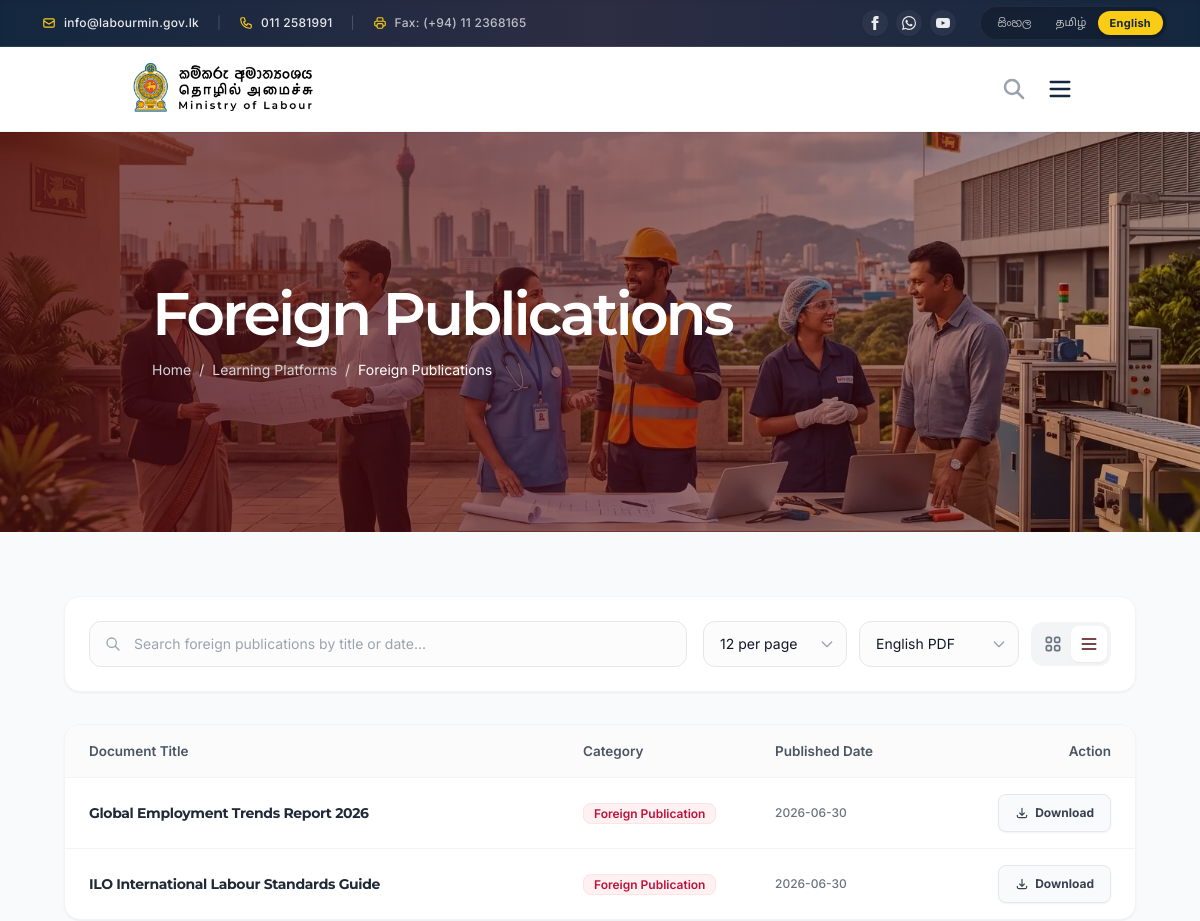
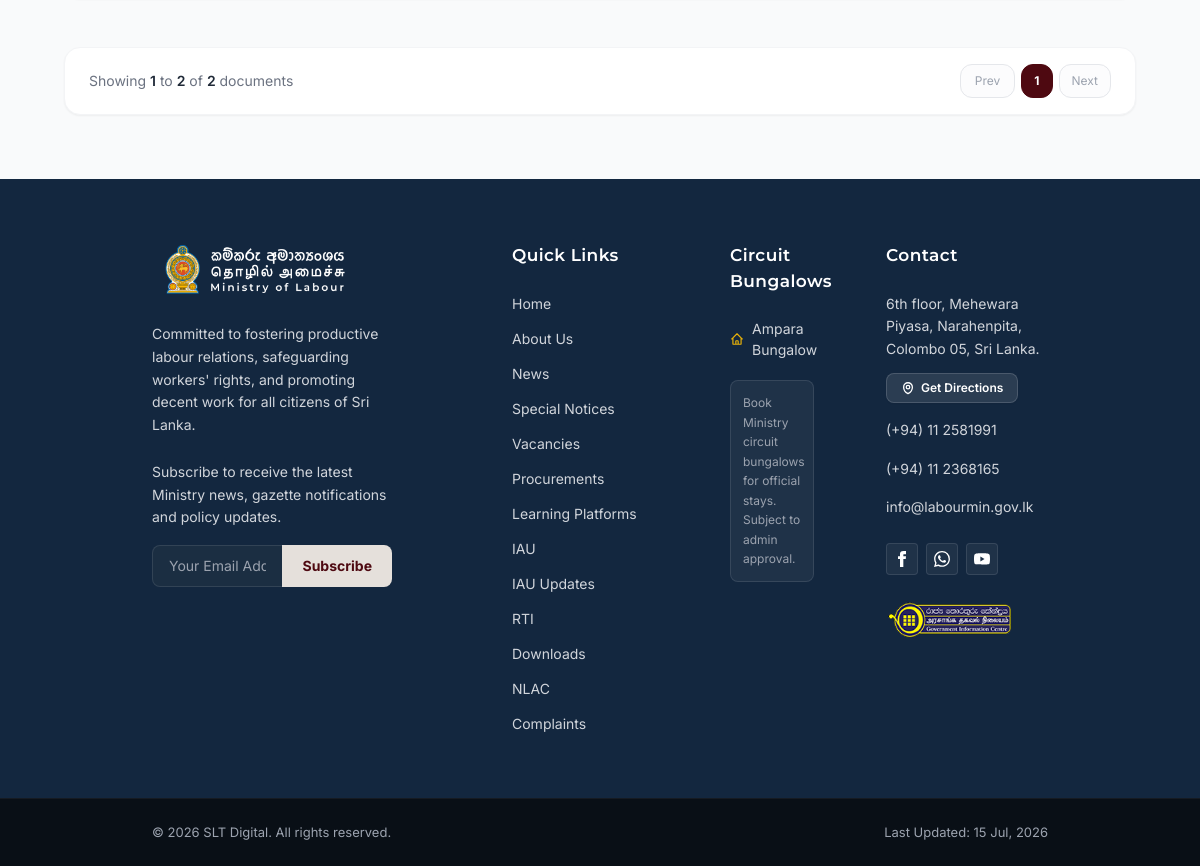
/learning-platforms-foreign.php, run on the app's committed database (2 pictures, top to bottom).
### tables this page shows
CREATE TABLE `learning_platforms_foreign` (
  `id` int(11) NOT NULL AUTO_INCREMENT,
  `title` varchar(255) NOT NULL,
  `description` text DEFAULT NULL,
  `pdf_path` varchar(255) NOT NULL,
  `pdf_path_si` varchar(255) DEFAULT NULL,
  `pdf_path_ta` varchar(255) DEFAULT NULL,
  `status` enum('Draft','Published') NOT NULL DEFAULT 'Draft',
  `created_at` timestamp NULL DEFAULT current_timestamp(),
  `updated_at` timestamp NULL DEFAULT current_timestamp() ON UPDATE current_timestamp(),
  PRIMARY KEY (`id`)
);

### admin/includes/db.php (called while the page is built, shortened)
<?php
if (!function_exists('resolvePdfUrl')) {
    function resolvePdfUrl(string $path) {
        $trimmed = ltrim($path, '/');
        $project_root = str_replace('\\', '/', realpath(__DIR__ . '/../..'));
        $doc_root = isset($_SERVER['DOCUMENT_ROOT']) ? str_replace('\\', '/', $_SERVER['DOCUMENT_ROOT']) : '';
        $base_dir = '';
        if (!empty($doc_root)) {
            if (stripos($project_root, $doc_root) === 0) {
                $base_dir = substr($project_root, strlen($doc_root));
            }
        } else {
            $base_dir = '/Ministry-of-Labour';
        }
        $base_dir = str_replace('\\', '/', $base_dir);
        $base_dir = '/' . ltrim($base_dir, '/');
        if ($base_dir === '/') {
            $base_dir = '';
        }
        $protocol = (isset($_SERVER['HTTPS']) && $_SERVER['HTTPS'] === 'on' ? 'https' : 'http');
        $host = $_SERVER['HTTP_HOST'] ?? 'localhost';
        $base_url = $protocol . '://' . $host . $base_dir . '/';
        $file_in_admin = $project_root . '/admin/' . $trimmed;
        $file_in_root = $project_root . '/' . $trimmed;
        if (file_exists($file_in_admin)) {
            return $base_url . 'admin/' . $trimmed;
        } elseif (file_exists($file_in_root)) {
            return $base_url . $trimmed;
        } else {
            return $base_url . 'admin/' . $trimmed;
        }
    }
}

### learning-platforms-foreign.php (the view, shortened to what this page needs)
<?php
include 'includes/header.php';
include 'includes/sub-hero.php';
require_once 'admin/includes/db.php';
$stmt = $pdo->query("SELECT * FROM learning_platforms_foreign WHERE status = 'Published' ORDER BY created_at DESC");
$raw_pubs = $stmt->fetchAll();
$all_documents = [];
$categoryColors = [
    'Foreign Publication' => 'bg-rose-50 text-rose-700 border-rose-100'
];
foreach ($raw_pubs as $pub) {
    $all_documents[] = [
        'title' => $pub['title'],
        'description' => $pub['description'] ?? '',
        'ref' => date('Y-m-d', strtotime($pub['created_at'])),
        'category' => 'Foreign Publication',
        'pdf_path' => !empty($pub['pdf_path']) ? resolvePdfUrl($pub['pdf_path']) : '',
        'pdf_path_si' => !empty($pub['pdf_path_si']) ? resolvePdfUrl($pub['pdf_path_si']) : '',
        'pdf_path_ta' => !empty($pub['pdf_path_ta']) ? resolvePdfUrl($pub['pdf_path_ta']) : '',
        'created_at' => $pub['created_at']
    ];
}
?>
<section class="py-12 md:py-16 px-4 md:px-16 bg-[#F9FAFB] min-h-[75vh]">
    <div class="container mx-auto max-w-6xl">
        <div class="bg-white rounded-2xl p-6 shadow-sm border border-gray-100 mb-8">
            <div class="flex flex-col lg:flex-row gap-4 items-stretch lg:items-center justify-between">
                <div class="relative flex-1">
                    <div class="absolute inset-y-0 left-0 flex items-center pl-4 pointer-events-none">
                        <svg class="w-4 h-4 text-gray-400" fill="none" stroke="currentColor" viewBox="0 0 24 24"><path stroke-linecap="round" stroke-linejoin="round" stroke-width="2" d="M21 21l-6-6m2-5a7 7 0 11-14 0 7 7 0 0114 0z"></path></svg>
                    </div>
                    <input type="text" id="searchInput" class="bg-gray-50/50 border border-gray-200 text-gray-900 text-sm rounded-xl focus:ring-secondary focus:border-secondary block w-full pl-11 pr-4 py-3 font-inter transition-all outline-none" placeholder="Search foreign publications by title or date..." onkeyup="resetPaginationAndFilter()">
                </div>
                <div class="flex flex-wrap sm:flex-nowrap gap-3 items-center">
                    <div class="relative w-full sm:w-36">
                        <select id="itemsPerPage" class="bg-gray-50/50 border border-gray-200 text-gray-900 text-sm rounded-xl focus:ring-secondary focus:border-secondary block w-full px-4 py-3 font-inter transition-all outline-none appearance-none cursor-pointer" onchange="resetPaginationAndFilter()">
                            <option value="12">12 per page</option>
                        </select>
                        <div class="absolute inset-y-0 right-0 flex items-center pr-3 pointer-events-none">
                            <svg class="w-4 h-4 text-gray-400" fill="none" stroke="currentColor" viewBox="0 0 24 24"><path stroke-linecap="round" stroke-linejoin="round" stroke-width="2" d="M19 9l-7 7-7-7"></path></svg>
                        </div>
                    </div>
                    <div class="relative w-full sm:w-40">
                        <select id="langFilter" class="bg-gray-50/50 border border-gray-200 text-gray-900 text-sm rounded-xl focus:ring-secondary focus:border-secondary block w-full px-4 py-3 font-inter transition-all outline-none appearance-none cursor-pointer" onchange="resetPaginationAndFilter()">
                            <option value="en">English PDF</option>
                        </select>
                        <div class="absolute inset-y-0 right-0 flex items-center pr-3 pointer-events-none">
                            <svg class="w-4 h-4 text-gray-400" fill="none" stroke="currentColor" viewBox="0 0 24 24"><path stroke-linecap="round" stroke-linejoin="round" stroke-width="2" d="M19 9l-7 7-7-7"></path></svg>
                        </div>
                    </div>
                    <div class="bg-gray-100 p-1 rounded-xl flex items-center shrink-0">
                        <button onclick="changeView('grid')" id="btnGridView" class="p-2 rounded-lg text-gray-500 hover:text-gray-900 transition-all focus:outline-none" title="Grid View">
                        </button>
                        <button onclick="changeView('list')" id="btnListView" class="p-2 rounded-lg text-gray-500 hover:text-gray-900 transition-all focus:outline-none" title="List View">
                            <svg class="w-5 h-5" fill="none" stroke="currentColor" viewBox="0 0 24 24"><path stroke-linecap="round" stroke-linejoin="round" stroke-width="2" d="M4 6h16M4 12h16M4 18h16"></path></svg>
                        </button>
                    </div>
                </div>
            </div>
        </div>
        <div id="listViewContainer" class="bg-white rounded-2xl shadow-sm border border-gray-100 overflow-hidden mb-12">
            <div class="overflow-x-auto">
                <table class="w-full text-left text-sm text-gray-600 font-inter">
                    <thead class="bg-gray-50/70 text-gray-600 border-b border-gray-100">
                        <tr>
                            <th class="px-6 py-4 font-semibold text-[13.5px]">Document Title</th>
                            <th class="px-6 py-4 font-semibold text-[13.5px] w-48">Category</th>
                            <th class="px-6 py-4 font-semibold text-[13.5px] w-40">Published Date</th>
                            <th class="px-6 py-4 font-semibold text-[13.5px] text-right w-56">Action</th>
                        </tr>
                    </thead>
                    <tbody class="divide-y divide-gray-100">
                        <?php foreach ($all_documents as $index => $doc):
                            $badgeClass = $categoryColors[$doc['category']] ?? 'bg-gray-50 text-gray-700 border-gray-100';
                        ?>
                        <tr class="document-list-row hover:bg-gray-50/40 transition-all duration-150 cursor-pointer" data-index="<?= $index ?>" data-pdf-en="<?= htmlspecialchars($doc['pdf_path'] ?? '') ?>" data-pdf-si="<?= htmlspecialchars($doc['pdf_path_si'] ?? '') ?>" data-pdf-ta="<?= htmlspecialchars($doc['pdf_path_ta'] ?? '') ?>" onclick="openDetailModal(<?= htmlspecialchars(json_encode([
                            'title' => $doc['title'],
                            'content' => $doc['description'],
                            'date' => date('M d, Y', strtotime($doc['created_at'])),
                            'category' => $doc['category'],
                            'pdf_path' => $doc['pdf_path'] ?? '',
                            'pdf_path_si' => $doc['pdf_path_si'] ?? '',
                            'pdf_path_ta' => $doc['pdf_path_ta'] ?? ''
                        ])) ?>)">
                            <td class="px-6 py-4">
                                <h3 class="font-bold text-gray-800 text-[14px] group-hover:text-secondary transition-colors"><?= htmlspecialchars($doc['title']) ?></h3>
                            </td>
                            <td class="px-6 py-4">
                                <span class="px-2.5 py-0.5 rounded-lg text-xs font-semibold border whitespace-nowrap <?= $badgeClass ?>"><?= htmlspecialchars($doc['category']) ?></span>
                            </td>
                            <td class="px-6 py-4 text-xs text-gray-500 font-medium font-inter">
                                <?= htmlspecialchars($doc['ref']) ?>
                            </td>
                            <td class="px-6 py-4 text-right" onclick="event.stopPropagation();">
                                <a href="#" target="_blank" class="list-download-btn items-center px-4 py-2 bg-gray-50 hover:bg-secondary hover:text-white border border-gray-200 text-gray-700 rounded-lg text-[12px] font-bold transition-all gap-1.5 shadow-sm hidden">
                                    <svg class="w-3.5 h-3.5" fill="none" stroke="currentColor" viewBox="0 0 24 24"><path stroke-linecap="round" stroke-linejoin="round" stroke-width="2" d="M4 16v1a3 3 0 003 3h10a3 3 0 003-3v-1m-4-4l-4 4m0 0l-4-4m4 4V4"></path></svg>
                                    Download
                                </a>
                            </td>
                        </tr>
                        <?php endforeach; ?>
                    </tbody>
                </table>
            </div>
        </div>
        <div id="paginationControls" class="bg-white rounded-2xl px-6 py-4 shadow-sm border border-gray-100 flex flex-col sm:flex-row items-center justify-between gap-4" style="display: none;">
            <div class="text-sm text-gray-500 font-inter">
                Showing <span id="pageStart" class="font-semibold text-gray-800">0</span> to <span id="pageEnd" class="font-semibold text-gray-800">0</span> of <span id="totalItems" class="font-semibold text-gray-800">0</span> documents
            </div>
            <div class="flex items-center gap-1.5" id="paginationButtons">
            </div>
        </div>
    </div>
</section>
<?php include 'includes/footer.php'; ?>

### includes/header.php (style rules this page uses)
html, body { overflow-x: clip !important; }
body { top: 0px !important; position: relative !important; }

### data on the page
learning_platforms_foreign: title "Global Employment Trends Report 2026", category "Foreign Publication", ref "2026-06-30"
learning_platforms_foreign: title "ILO International Labour Standards Guide", category "Foreign Publication", ref "2026-06-30"

### other printed values
$page_title "Foreign Publications"
$crumb['label'] "Learning Platforms"
$crumb['label'] "Foreign Publications"
$last_updated_date "15 Jul, 2026"
